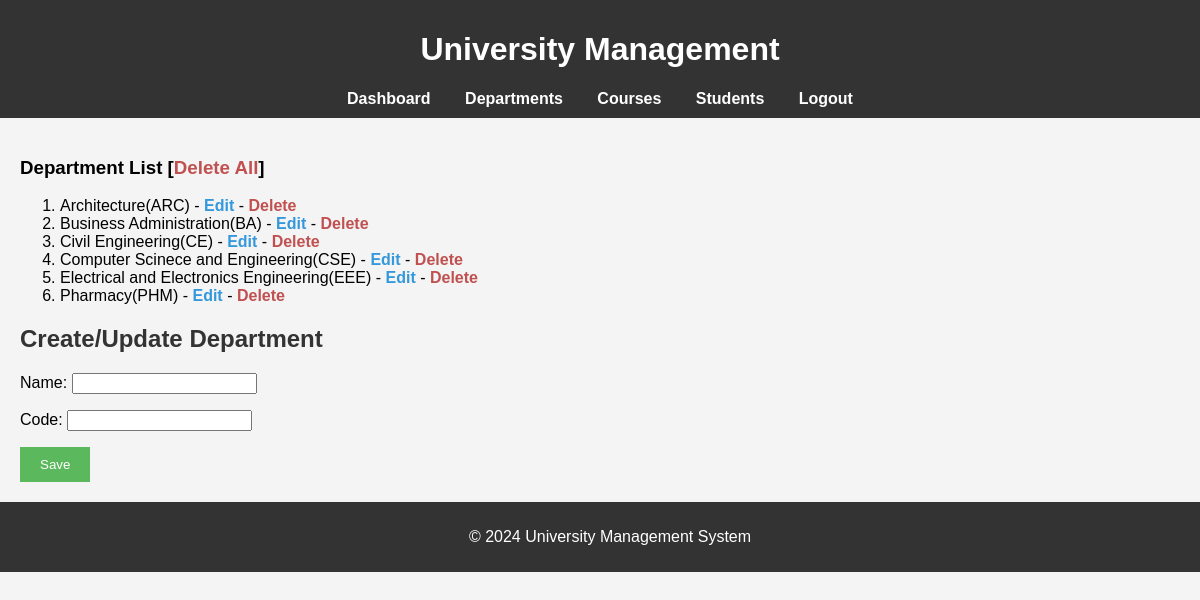
/departments/ (signed in), run on an earlier commit of the app's database.
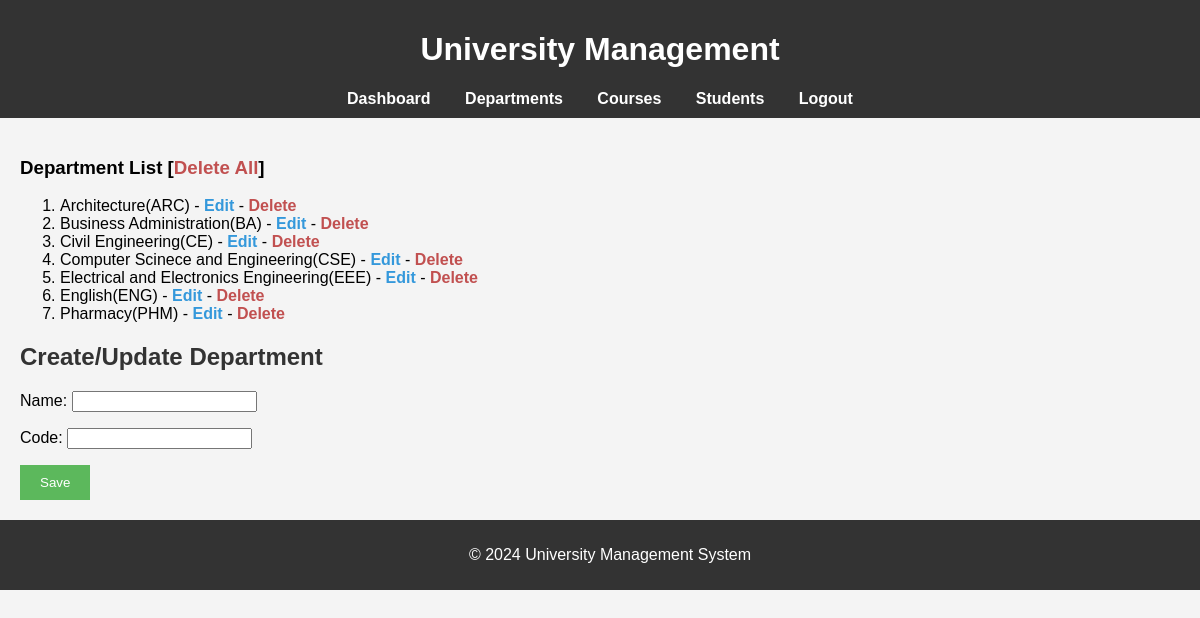
And on a later commit of the database.
### university/models.py (models this page shows, shortened)
class Departments(models.Model):
    name = models.CharField(max_length=50)
    code = models.CharField(max_length=5)
    class Meta:
        ordering = ["name"]

### university/views.py (the view)
# urls.py: path("departments/", views.create_department, name="create_department"),
@login_required(login_url="login")
def create_department(request):
    if request.method == "POST":
        form = DepartmentForm(request.POST)
        if form.is_valid():
            form.save()
            return redirect("create_department")
    form = DepartmentForm()
    return render(request, "departments.html", {"form": form})

### university/forms.py
class DepartmentForm(forms.ModelForm):
    class Meta:
        model = Departments
        fields = "__all__"

### people/context_processor.py (called while the page is built)
def people_processor(request):
    students = Students.objects.all()
    teachers = Teachers.objects.all()
    return {
        "students" : students,
        "teachers" : teachers
    }

### university/context_processor.py (called while the page is built)
def university_processor(request):
    departments = Departments.objects.all()
    courses = Courses.objects.all()
    return {
        "departments" : departments,
        "courses" : courses,
    }

### templates/departments.html (shortened to what this page needs)
{% extends 'base.html' %}
{% block content %}
    <h3>Department List <span>[<a id="delete" href="{% url 'delete_all_departments' %}">Delete All</a>]</span></h3>
    <ol>
        {% for department in departments %}
            <li>{{ department.name }}({{ department.code }}) - <a href="{% url 'edit_department' department.id %}">Edit</a> - <a href="{% url 'delete_department' department.id %}" id="delete">Delete</a></li>
        {% endfor %}
    </ol>
<h2>Create/Update Department</h2>
<form method="POST">
    {{ form.as_p }}
    <button type="submit">Save</button>
</form>
{% endblock %}

What changed in the data, as far as the page shows it:
added Departments: name "English", code "ENG"
